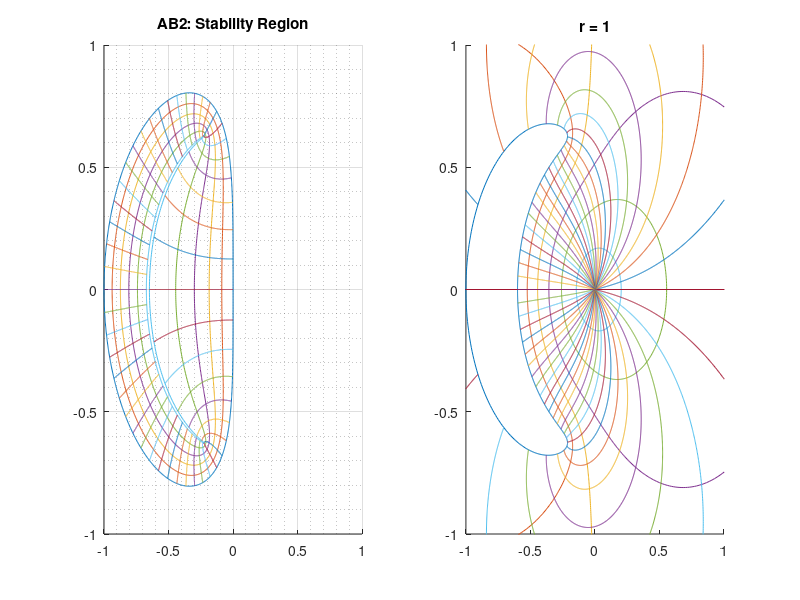

This chart was generated by the following MATLAB code: (Note: this script raises an error after producing the figure.)
% Matt McDade
% System Simulation
% HW 10 Part C & D

Nr = 12;
Ntheta = 50;
theta = linspace(0, (Ntheta-1) / Ntheta, Ntheta) * 2 * pi;

rho    = linspace(1, Nr, Nr) / Nr;
rho_cw  = linspace(1, Nr, Nr) / Nr;
rho_ccw = linspace(1, Nr, Nr) / Nr;
p      = linspace(0, 2*pi, 1001);

for m=1:Nr
    r = rho(Nr - m + 1);
    z = r * exp(1i * p);
    w = 2 * z .* (z-1) ./ (3*z-1);
    if (r > 0.57)
        rho_ccw(m) = 100;
        subplot(121)
        title('AB2: Stability Region')
        hold on
        plot(real(w), imag(w))
        hold off
        axis([-1 1 -1 1])
    else
        rho_cw(m) = 0;
        subplot(122)
        title('r = 1')
        hold on
        plot(real(w), imag(w))
        hold off
        axis([-1 1 -1 1])
    end
end

r1 = linspace(min(rho_ccw), 1, 1001);
r2 = linspace(0, max(rho_cw), 1001);

for m = 1:length(theta)
    z1 = r1 * exp(1i * theta(m));
    z2 = r2 * exp(1i * theta(m));
    w1 = 2 * z1 .* (z1 - 1) ./ (3*z1-1);
    w2 = 2 * z2 .* (z2-1) ./ (3*z2-1);
    
    subplot(121)
    hold on
    plot(real(w1), imag(w1))
    hold off
    
    subplot(122)
    hold on
    plot(real(w2), imag(w2))
    hold off
end

% Plot poles for part D
subplot(121)
grid on; grid minor
hold on
plot(-0.147597,   0.38759,  'X')
plot(-0.147597,  -0.38759,  'X')
plot(-0.0611034,  0.935565, 'X')
plot(-0.0611034, -0.935565, 'X')
hold off